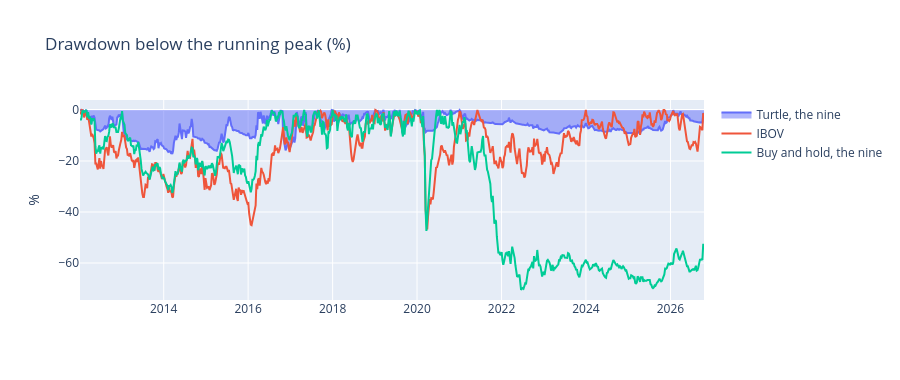
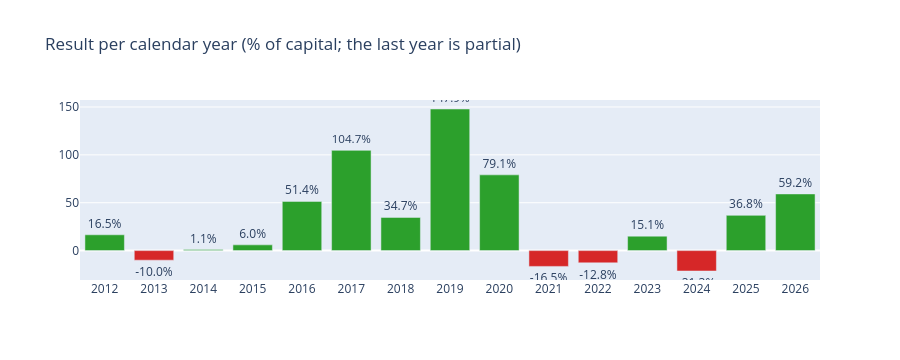
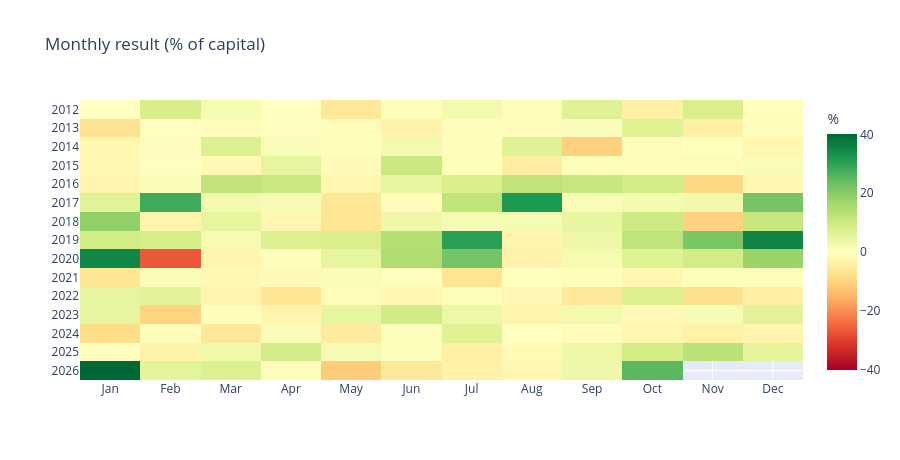

Notebook code cell kept with these figures, in order:
### Code cell
drawdowns = {"Turtle, the nine": drawdown_of(portfolio, CAPITAL), "IBOV": drawdown_of(index_curve, CAPITAL), "Buy and hold, the nine": drawdown_of(held_curve, CAPITAL)}
figure = go.Figure()
for label, series in drawdowns.items():
    weekly_dd = series.resample("W").max().dropna()
    figure.add_trace(go.Scatter(x=weekly_dd.index, y=(-100 * weekly_dd).round(1), name=label, fill="tozeroy" if label.startswith("Turtle") else None))
figure.update_layout(title="Drawdown below the running peak (%)", yaxis={"title": "%"}, height=380, hovermode="x unified")
figure.show()

yearly_pnl = portfolio.resample("YE").last().diff()
yearly_pnl.iloc[0] = portfolio.resample("YE").last().iloc[0] - CAPITAL
yearly_return = (yearly_pnl / CAPITAL * 100).round(1)
colors = ["#2ca02c" if v >= 0 else "#d62728" for v in yearly_return]
figure = go.Figure(go.Bar(x=yearly_return.index.year, y=yearly_return, marker_color=colors, text=yearly_return.astype(str) + "%", textposition="outside"))
figure.update_layout(title="Result per calendar year (% of capital; the last year is partial)", height=360, xaxis={"type": "category"})
figure.show()

month_end = portfolio.resample("ME").last()
monthly = (month_end.diff().fillna(month_end - CAPITAL) / CAPITAL * 100)
grid = monthly.groupby([monthly.index.year, monthly.index.month]).first().unstack()
grid.columns = ["Jan", "Feb", "Mar", "Apr", "May", "Jun", "Jul", "Aug", "Sep", "Oct", "Nov", "Dec"][: grid.shape[1]]
limit = float(np.nanmax(np.abs(grid.to_numpy())))
figure = go.Figure(go.Heatmap(z=grid.round(1).to_numpy(), x=list(grid.columns), y=[str(y) for y in grid.index], zmid=0, zmin=-limit, zmax=limit, colorscale="RdYlGn", colorbar={"title": "%"}))
figure.update_layout(title="Monthly result (% of capital)", height=460, yaxis={"autorange": "reversed"})
figure.show()

### Figure 1 — Plotly figure (JSON) as saved in the notebook; plotly's stock layout.template omitted (floating-point values rounded to 4 significant figures; data arrays with more than 128 entries replaced by an {"elided": "..."} marker saying what was removed)
{"data": [{"fill": "tozeroy", "name": "Turtle, the nine", "type": "scatter", "x": {"elided": "772 str values"}, "y": {"elided": "772 float values"}}, {"name": "IBOV", "type": "scatter", "x": {"elided": "772 str values"}, "y": {"elided": "772 float values"}}, {"name": "Buy and hold, the nine", "type": "scatter", "x": {"elided": "772 str values"}, "y": {"elided": "772 float values"}}], "layout": {"height": 380, "hovermode": "x unified", "title": {"text": "Drawdown below the running peak (%)"}, "yaxis": {"title": {"text": "%"}}}}

### Figure 2 — Plotly figure (JSON) as saved in the notebook; plotly's stock layout.template omitted (floating-point values rounded to 4 significant figures)
{"data": [{"marker": {"color": ["#2ca02c", "#d62728", "#2ca02c", "#2ca02c", "#2ca02c", "#2ca02c", "#2ca02c", "#2ca02c", "#2ca02c", "#d62728", "#d62728", "#2ca02c", "#d62728", "#2ca02c", "#2ca02c"]}, "text": ["16.5%", "-10.0%", "1.1%", "6.0%", "51.4%", "104.7%", "34.7%", "147.9%", "79.1%", "-16.5%", "-12.8%", "15.1%", "-21.3%", "36.8%", "59.2%"], "textposition": "outside", "type": "bar", "x": [2012, 2013, 2014, 2015, 2016, 2017, 2018, 2019, 2020, 2021, 2022, 2023, 2024, 2025, 2026], "y": [16.5, -10.0, 1.1, 6.0, 51.4, 104.7, 34.7, 147.9, 79.1, -16.5, -12.8, 15.1, -21.3, 36.8, 59.2]}], "layout": {"height": 360, "title": {"text": "Result per calendar year (% of capital; the last year is partial)"}, "xaxis": {"type": "category"}}}

### Figure 3 — Plotly figure (JSON) as saved in the notebook; plotly's stock layout.template omitted (floating-point values rounded to 4 significant figures; data arrays with more than 128 entries replaced by an {"elided": "..."} marker saying what was removed)
{"data": [{"colorbar": {"title": {"text": "%"}}, "colorscale": [[0.0, "rgb(165,0,38)"], [0.1, "rgb(215,48,39)"], [0.2, "rgb(244,109,67)"], [0.3, "rgb(253,174,97)"], [0.4, "rgb(254,224,139)"], [0.5, "rgb(255,255,191)"], [0.6, "rgb(217,239,139)"], [0.7, "rgb(166,217,106)"], [0.8, "rgb(102,189,99)"], [0.9, "rgb(26,152,80)"], [1.0, "rgb(0,104,55)"]], "type": "heatmap", "x": ["Jan", "Feb", "Mar", "Apr", "May", "Jun", "Jul", "Aug", "Sep", "Oct", "Nov", "Dec"], "y": ["2012", "2013", "2014", "2015", "2016", "2017", "2018", "2019", "2020", "2021", "2022", "2023", "2024", "2025", "2026"], "z": {"elided": "15x12 float values"}, "zmax": 40.11, "zmid": 0, "zmin": -40.11}], "layout": {"height": 460, "title": {"text": "Monthly result (% of capital)"}, "yaxis": {"autorange": "reversed"}}}
